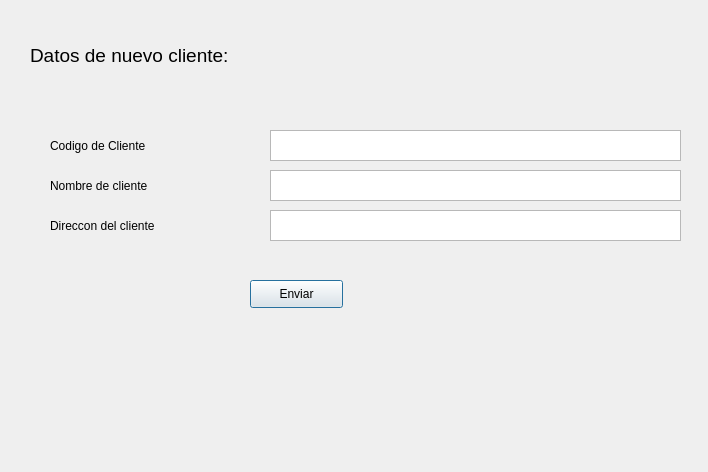
<?xml version="1.0" encoding="UTF-8"?>
<ui version="4.0">
 <class>Dialog</class>
 <widget class="QDialog" name="Dialog">
  <property name="geometry">
   <rect>
    <x>0</x>
    <y>0</y>
    <width>708</width>
    <height>472</height>
   </rect>
  </property>
  <property name="windowTitle">
   <string>Dialog</string>
  </property>
  <widget class="QLabel" name="label">
   <property name="geometry">
    <rect>
     <x>30</x>
     <y>40</y>
     <width>301</width>
     <height>31</height>
    </rect>
   </property>
   <property name="font">
    <font>
     <pointsize>14</pointsize>
     <weight>50</weight>
     <bold>false</bold>
    </font>
   </property>
   <property name="text">
    <string>Datos de nuevo cliente:</string>
   </property>
  </widget>
  <widget class="QLabel" name="label_2">
   <property name="geometry">
    <rect>
     <x>50</x>
     <y>130</y>
     <width>191</width>
     <height>31</height>
    </rect>
   </property>
   <property name="text">
    <string>Codigo de Cliente</string>
   </property>
  </widget>
  <widget class="QLabel" name="label_3">
   <property name="geometry">
    <rect>
     <x>50</x>
     <y>170</y>
     <width>111</width>
     <height>31</height>
    </rect>
   </property>
   <property name="text">
    <string>Nombre de cliente</string>
   </property>
  </widget>
  <widget class="QLabel" name="label_4">
   <property name="geometry">
    <rect>
     <x>50</x>
     <y>210</y>
     <width>151</width>
     <height>31</height>
    </rect>
   </property>
   <property name="text">
    <string>Direccon del cliente</string>
   </property>
  </widget>
  <widget class="QTextEdit" name="nombreCliente">
   <property name="geometry">
    <rect>
     <x>270</x>
     <y>170</y>
     <width>411</width>
     <height>31</height>
    </rect>
   </property>
  </widget>
  <widget class="QTextEdit" name="dirCliente">
   <property name="geometry">
    <rect>
     <x>270</x>
     <y>210</y>
     <width>411</width>
     <height>31</height>
    </rect>
   </property>
  </widget>
  <widget class="QTextEdit" name="codigoClie">
   <property name="geometry">
    <rect>
     <x>270</x>
     <y>130</y>
     <width>411</width>
     <height>31</height>
    </rect>
   </property>
  </widget>
  <widget class="QPushButton" name="Enviar">
   <property name="geometry">
    <rect>
     <x>250</x>
     <y>280</y>
     <width>93</width>
     <height>28</height>
    </rect>
   </property>
   <property name="text">
    <string>Enviar</string>
   </property>
  </widget>
 </widget>
 <resources/>
 <connections/>
</ui>
